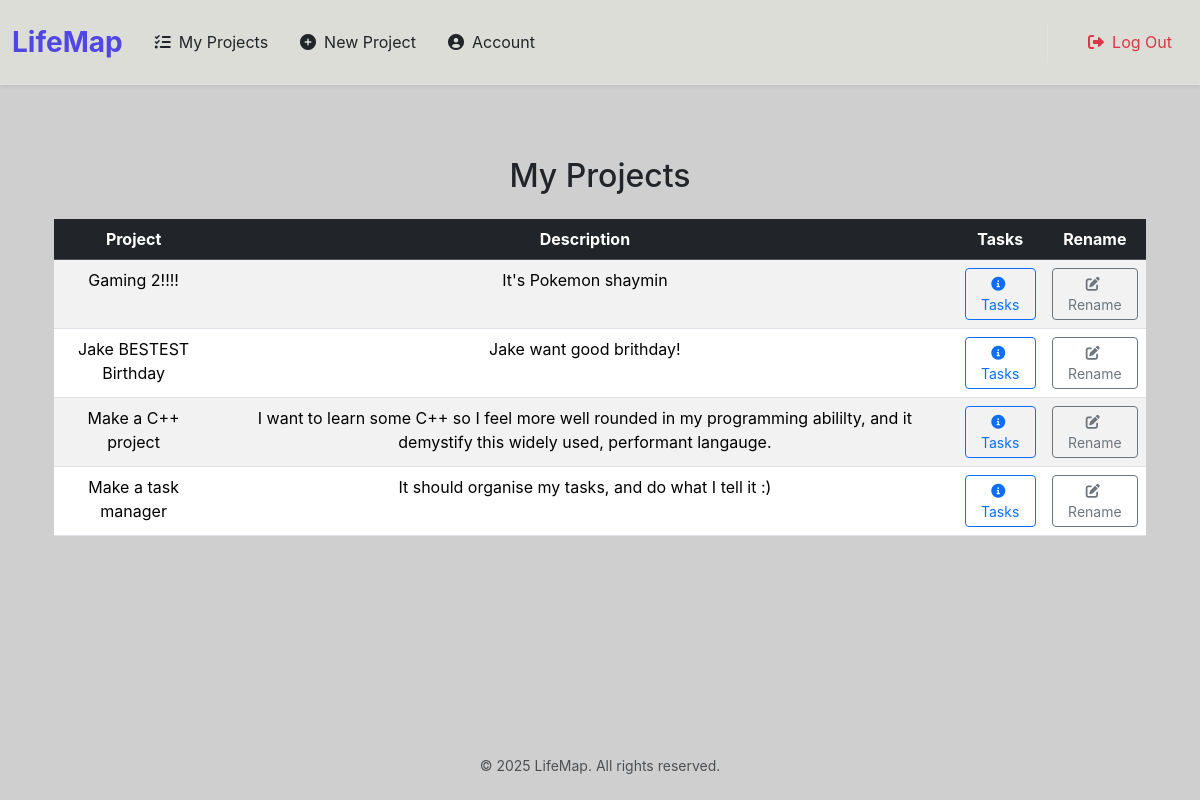
The page /projects (signed in) on the database as committed earlier.
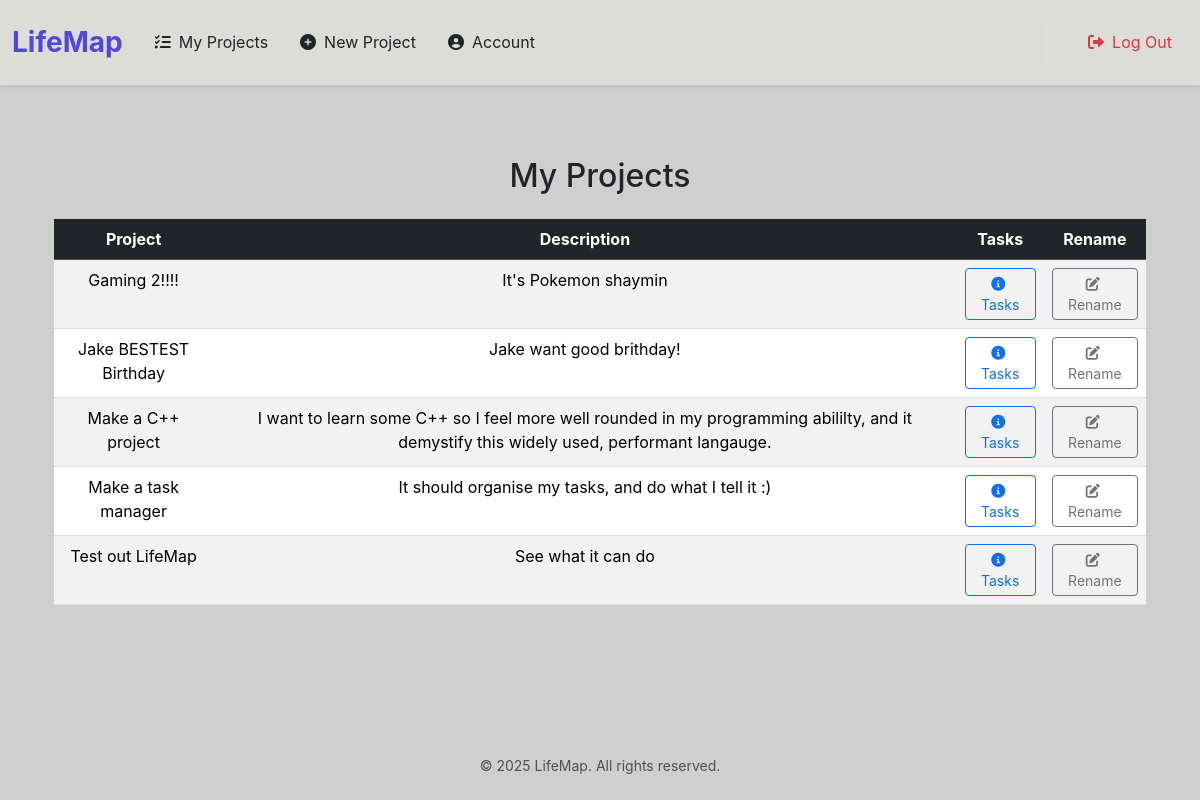
The same page on the database as committed later.
### tables this page shows
CREATE TABLE projects (
    project_id INTEGER PRIMARY KEY AUTOINCREMENT,
    user_id INTEGER NOT NULL,
    name TEXT NOT NULL,
    description TEXT,
    start_date TEXT,
    end_date TEXT,
    status TEXT DEFAULT 'Active',
    created_at TEXT DEFAULT CURRENT_TIMESTAMP,
    updated_at TEXT DEFAULT CURRENT_TIMESTAMP,
    FOREIGN KEY (user_id) REFERENCES users(user_id) ON DELETE CASCADE
);

### app.py (the view)
@app.route("/projects", methods=["GET","POST"])
@login_required
def projects_list():
    if request.method == "GET":
        conn = get_db()
        cursor = conn.cursor()
        user_id = session["user_id"]
        cursor.execute("""SELECT *
                          FROM projects
                          WHERE user_id = ?
                          ORDER BY name ASC""", (user_id,)) # Order projects by name
        rows = cursor.fetchall()
        rows_list = []
        for row in rows:
            rows_list.append(dict(row)) # Convert each Row object to a dict
        print(rows_list,"\n\n\n\n\n\n\n")
        return render_template("projects.html", projects=rows_list) # Renamed 'rows' to 'projects' for clarity
    else:
        return error_page("You shouldn't have done that.") # More descriptive apology

### app.py (called while the page is built)
def get_db():
    if 'lifemap_db' not in g: # Use a different key for LifeMap DB
        g.lifemap_db = sqlite3.connect("LifeMap.db")
        g.lifemap_db.row_factory = sqlite3.Row # This will allow you to access columns by name
    return g.lifemap_db

@app.after_request
def after_request(response):
    response.headers["Cache-Control"] = "no-cache, no-store, must-revalidate"
    response.headers["Expires"] = 0
    response.headers["Pragma"] = "no-cache"
    return response

### helpers.py (called while the page is built)
def login_required(f):
    @wraps(f)
    def decorated_function(*args, **kwargs):
        if session.get("user_id") is None:
            return redirect("/login")
        return f(*args, **kwargs)
    return decorated_function

### templates/projects.html (shortened to what this page needs)
{% extends "layout.html" %}
{% block main %}
    <div class="container my-4">
        <h2 class="mb-4">My Projects</h2>
        <div class="table-responsive">
            <table class="table table-hover table-striped">
                <thead class="table-dark">
                    <tr>
                        <th scope="col">Project</th>
                        <th scope="col">Description</th>
                        <th scope="col">Tasks</th>
                        <th scope="col">Rename</th>
                    </tr>
                </thead>
                <tbody>
                    {% for row in projects %}
                    <tr>
                        <td> {{ row["name"] }} </td>
                        <td> {{ row["description"] }} </td>
                        <td>
                            <button class="details-button btn btn-sm btn-outline-primary" data-project-id="{{ row["project_id"] }}">
                                <i class="fas fa-info-circle me-1"></i> Tasks
                            </button>
                        </td>
                        <td>
                            <button class="edit-button btn btn-sm btn-outline-secondary" data-project-id="{{ row["project_id"] }}">
                                <i class="fas fa-edit me-1"></i> Rename
                            </button>
                        </td>
                    </tr>
                    {% endfor %}
                </tbody>
            </table>
        </div>
    </div>
{% endblock %}

### templates/layout.html (shortened to what this page needs)
<!DOCTYPE html>
<html lang="en">
<head>
    <link href="https://cdn.jsdelivr.net/npm/bootstrap@5.3.3/dist/css/bootstrap.min.css" rel="stylesheet" xintegrity="sha384-QWTKZyjpPEjISv5WaRU9OFeRpok6YctnYmDr5pNlyT2bRjXh0JMhjY6hW+ALEwIH">
    <link href="https://cdnjs.cloudflare.com/ajax/libs/font-awesome/6.0.0-beta3/css/all.min.css" rel="stylesheet">
</head>
<body id="bg" class="d-flex flex-column min-vh-100">
    <nav id="bgg" class="navbar navbar-expand-md navbar-light shadow-sm border-bottom py-3">
        <div class="container-fluid">
            <a class="navbar-brand text-gradient fs-3 fw-bolder" href="/">
                LifeMap
            </a>
            <div class="collapse navbar-collapse" id="navbarCollapse">
                {% if session["user_id"] %}
                    <ul class="navbar-nav me-auto mb-2 mb-md-0">
                        <li class="nav-item"><a class="nav-link text-dark py-2 px-3 d-flex align-items-center" href="/projects"><i class="fas fa-list-check me-2"></i> My Projects</a></li>
                        <li class="nav-item"><a class="nav-link text-dark py-2 px-3 d-flex align-items-center" href="/newProject"><i class="fas fa-plus-circle me-2"></i> New Project</a></li>
                        <li class="nav-item"><a class="nav-link text-dark py-2 px-3 d-flex align-items-center" href="/account"><i class="fas fa-user-circle me-2"></i> Account</a></li>
                    </ul>
                    <ul class="navbar-nav ms-auto mb-2 mb-md-0 border-start border-md-0 border-gray-200 ps-md-4">
                        <li class="nav-item"><a class="nav-link text-danger py-2 px-3 d-flex align-items-center" href="/logout"><i class="fas fa-sign-out-alt me-2"></i> Log Out</a></li>
                    </ul>
                {% endif %}
            </div>
        </div>
    </nav>
    <main class="flex-grow-1 container-xl py-5 text-center">
        {% block main %}{% endblock %}
    </main>
    <footer id="bg" class="mt-auto py-4 text-center text-muted small">
        &copy; 2025 LifeMap. All rights reserved.
    </footer>
</body>
</html>

### templates/layout.html (style rules this page uses)
body { font-family: 'Inter', sans-serif; background-color: #f8f9fa; display: flex; flex-direction: column; min-height: 100vh; }
.text-gradient { color: #4f46e5; font-weight: bold; }
.navbar-nav .nav-link { transition: background-color 0.2s ease-in-out, color 0.2s ease-in-out; }
#bg { background-color: #cfcfcf }
#bgg { background-color:rgb(221, 221, 215) }

Rows that differ between the two databases and show on the page:
added projects: name "Test out LifeMap", description "See what it can do"
